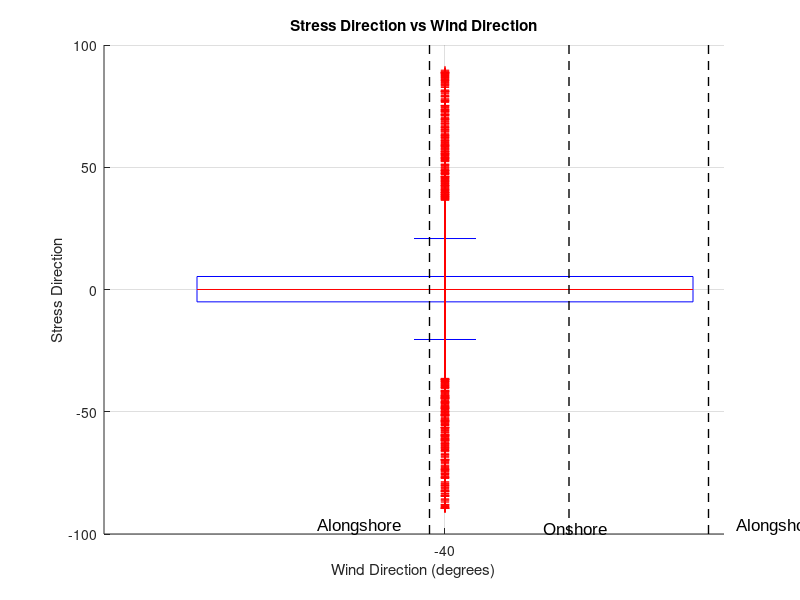

Source code (MATLAB):
% Load the data
load('All_Pier_Data_30_Min_Bins.mat');

% Filter the data for wind coming 90 degrees from onshore
onshore90_idx = onshore90_p == 1;
filtered_Wdir_measured_p = Wdir_measured_p(onshore90_idx);
filtered_Sdir_measured = Sdir_measured_p(onshore90_idx);

% Shift wind direction data
shifted_Wdir_measured_p = filtered_Wdir_measured_p;
shifted_Wdir_measured_p(shifted_Wdir_measured_p < 60) = shifted_Wdir_measured_p(shifted_Wdir_measured_p < 60) + 360;

% Find the mean of the shifted wind direction data
mean_shifted_Wdir = mean(shifted_Wdir_measured_p);

% Determine the shift needed to center data between -90 and 90 degrees
shift_needed = 90 - max(shifted_Wdir_measured_p);
shifted_Wdir_measured_p = shifted_Wdir_measured_p + shift_needed;

% Bin the data
bin_size = 100; % Change this value to adjust bin size
bin_edges = -90:bin_size:90;
bin_centers = bin_edges(1:end-1) + bin_size / 2;

% Create the plot
figure;
hold on;

% Plot boxplots for each bin
for i = 1:length(bin_centers)
    bin_idx = shifted_Wdir_measured_p >= bin_edges(i) & shifted_Wdir_measured_p < bin_edges(i+1);
    bin_data = filtered_Sdir_measured(bin_idx);
    
    if ~isempty(bin_data)
        % Calculate the position for the boxplot
        positions = repmat(bin_centers(i), size(bin_data));
        
        % Plot boxplot
        boxplot(bin_data, 'Positions', bin_centers(i), 'Widths', bin_size * 0.8, 'Colors', 'k', 'Symbol', 'r+');
    end
end

% Adjust x-axis tick labels
set(gca, 'XTick', bin_centers);
set(gca, 'XTickLabel', arrayfun(@num2str, bin_centers, 'UniformOutput', false));

% Add grid and labels
title('Stress Direction vs Wind Direction');
xlabel('Wind Direction (degrees)');
ylabel('Stress Direction');
grid on;

% Add reference lines and text
y_limits = ylim;
plot([-45 -45], y_limits, '--k', 'LineWidth', 1);
plot([45 45], y_limits, '--k', 'LineWidth', 1);
plot([0 0], y_limits, '--k', 'LineWidth', 1);
text(-67.5, y_limits(1), 'Alongshore', 'HorizontalAlignment', 'center', 'VerticalAlignment', 'bottom', 'FontSize', 12, 'Color', 'k', 'FontName', 'Arial');
text(2, y_limits(1), 'Onshore', 'HorizontalAlignment', 'center', 'VerticalAlignment', 'bottom', 'FontSize', 12, 'Color', 'k', 'FontName', 'Arial');
text(67.5, y_limits(1), 'Alongshore', 'HorizontalAlignment', 'center', 'VerticalAlignment', 'bottom', 'FontSize', 12, 'Color', 'k', 'FontName', 'Arial');

hold off;